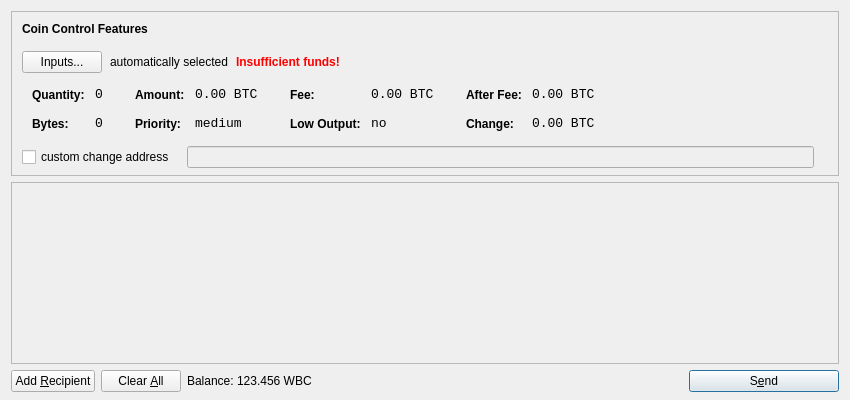
<?xml version="1.0" encoding="UTF-8"?>
<ui version="4.0">
 <class>SendCoinsDialog</class>
 <widget class="QDialog" name="SendCoinsDialog">
  <property name="geometry">
   <rect>
    <x>0</x>
    <y>0</y>
    <width>850</width>
    <height>400</height>
   </rect>
  </property>
  <property name="windowTitle">
   <string>Send Coins</string>
  </property>
  <layout class="QVBoxLayout" name="verticalLayout" stretch="0,1,0">
   <property name="bottomMargin">
    <number>8</number>
   </property>
   <item>
    <widget class="QFrame" name="frameCoinControl">
     <property name="sizePolicy">
      <sizepolicy hsizetype="Expanding" vsizetype="Expanding">
       <horstretch>0</horstretch>
       <verstretch>0</verstretch>
      </sizepolicy>
     </property>
     <property name="maximumSize">
      <size>
       <width>16777215</width>
       <height>16777215</height>
      </size>
     </property>
     <property name="frameShape">
      <enum>QFrame::StyledPanel</enum>
     </property>
     <property name="frameShadow">
      <enum>QFrame::Sunken</enum>
     </property>
     <layout class="QVBoxLayout" name="verticalLayoutCoinControl2">
      <property name="spacing">
       <number>-1</number>
      </property>
      <property name="leftMargin">
       <number>0</number>
      </property>
      <property name="topMargin">
       <number>0</number>
      </property>
      <property name="rightMargin">
       <number>0</number>
      </property>
      <property name="bottomMargin">
       <number>6</number>
      </property>
      <item>
       <layout class="QVBoxLayout" name="verticalLayoutCoinControl" stretch="0,0,0,0,1">
        <property name="spacing">
         <number>0</number>
        </property>
        <property name="leftMargin">
         <number>10</number>
        </property>
        <property name="topMargin">
         <number>10</number>
        </property>
        <item>
         <layout class="QHBoxLayout" name="horizontalLayoutCoinControl1">
          <property name="bottomMargin">
           <number>15</number>
          </property>
          <item>
           <widget class="QLabel" name="labelCoinControlFeatures">
            <property name="sizePolicy">
             <sizepolicy hsizetype="Preferred" vsizetype="Maximum">
              <horstretch>0</horstretch>
              <verstretch>0</verstretch>
             </sizepolicy>
            </property>
            <property name="font">
             <font>
              <weight>75</weight>
              <bold>true</bold>
             </font>
            </property>
            <property name="styleSheet">
             <string notr="true">font-weight:bold;</string>
            </property>
            <property name="text">
             <string>Coin Control Features</string>
            </property>
           </widget>
          </item>
         </layout>
        </item>
        <item>
         <layout class="QHBoxLayout" name="horizontalLayoutCoinControl2" stretch="0,0,0,0">
          <property name="spacing">
           <number>8</number>
          </property>
          <property name="bottomMargin">
           <number>10</number>
          </property>
          <item>
           <widget class="QPushButton" name="pushButtonCoinControl">
            <property name="styleSheet">
             <string notr="true"/>
            </property>
            <property name="text">
             <string>Inputs...</string>
            </property>
           </widget>
          </item>
          <item>
           <widget class="QLabel" name="labelCoinControlAutomaticallySelected">
            <property name="text">
             <string>automatically selected</string>
            </property>
            <property name="margin">
             <number>5</number>
            </property>
           </widget>
          </item>
          <item>
           <widget class="QLabel" name="labelCoinControlInsuffFunds">
            <property name="font">
             <font>
              <weight>75</weight>
              <bold>true</bold>
             </font>
            </property>
            <property name="styleSheet">
             <string notr="true">color:red;font-weight:bold;</string>
            </property>
            <property name="text">
             <string>Insufficient funds!</string>
            </property>
            <property name="margin">
             <number>5</number>
            </property>
           </widget>
          </item>
          <item>
           <spacer name="horizontalSpacerCoinControl">
            <property name="orientation">
             <enum>Qt::Horizontal</enum>
            </property>
            <property name="sizeHint" stdset="0">
             <size>
              <width>40</width>
              <height>1</height>
             </size>
            </property>
           </spacer>
          </item>
         </layout>
        </item>
        <item>
         <widget class="QWidget" name="widgetCoinControl" native="true">
          <property name="sizePolicy">
           <sizepolicy hsizetype="Preferred" vsizetype="Preferred">
            <horstretch>0</horstretch>
            <verstretch>0</verstretch>
           </sizepolicy>
          </property>
          <property name="minimumSize">
           <size>
            <width>0</width>
            <height>0</height>
           </size>
          </property>
          <property name="styleSheet">
           <string notr="true"/>
          </property>
          <layout class="QHBoxLayout" name="horizontalLayoutCoinControl5">
           <property name="margin">
            <number>0</number>
           </property>
           <item>
            <layout class="QHBoxLayout" name="horizontalLayoutCoinControl3" stretch="0,0,0,1">
             <property name="spacing">
              <number>20</number>
             </property>
             <property name="topMargin">
              <number>0</number>
             </property>
             <property name="bottomMargin">
              <number>10</number>
             </property>
             <item>
              <layout class="QFormLayout" name="formLayoutCoinControl1">
               <property name="horizontalSpacing">
                <number>10</number>
               </property>
               <property name="verticalSpacing">
                <number>14</number>
               </property>
               <property name="leftMargin">
                <number>10</number>
               </property>
               <property name="topMargin">
                <number>4</number>
               </property>
               <property name="rightMargin">
                <number>6</number>
               </property>
               <item row="0" column="0">
                <widget class="QLabel" name="labelCoinControlQuantityText">
                 <property name="styleSheet">
                  <string notr="true">font-weight:bold;</string>
                 </property>
                 <property name="text">
                  <string>Quantity:</string>
                 </property>
                 <property name="margin">
                  <number>0</number>
                 </property>
                </widget>
               </item>
               <item row="0" column="1">
                <widget class="QLabel" name="labelCoinControlQuantity">
                 <property name="font">
                  <font>
                   <family>Monospace</family>
                   <pointsize>10</pointsize>
                  </font>
                 </property>
                 <property name="cursor">
                  <cursorShape>IBeamCursor</cursorShape>
                 </property>
                 <property name="contextMenuPolicy">
                  <enum>Qt::ActionsContextMenu</enum>
                 </property>
                 <property name="text">
                  <string notr="true">0</string>
                 </property>
                 <property name="margin">
                  <number>0</number>
                 </property>
                 <property name="textInteractionFlags">
                  <set>Qt::LinksAccessibleByMouse|Qt::TextSelectableByKeyboard|Qt::TextSelectableByMouse</set>
                 </property>
                </widget>
               </item>
               <item row="1" column="0">
                <widget class="QLabel" name="labelCoinControlBytesText">
                 <property name="styleSheet">
                  <string notr="true">font-weight:bold;</string>
                 </property>
                 <property name="text">
                  <string>Bytes:</string>
                 </property>
                </widget>
               </item>
               <item row="1" column="1">
                <widget class="QLabel" name="labelCoinControlBytes">
                 <property name="font">
                  <font>
                   <family>Monospace</family>
                   <pointsize>10</pointsize>
                  </font>
                 </property>
                 <property name="cursor">
                  <cursorShape>IBeamCursor</cursorShape>
                 </property>
                 <property name="contextMenuPolicy">
                  <enum>Qt::ActionsContextMenu</enum>
                 </property>
                 <property name="text">
                  <string notr="true">0</string>
                 </property>
                 <property name="textInteractionFlags">
                  <set>Qt::LinksAccessibleByMouse|Qt::TextSelectableByKeyboard|Qt::TextSelectableByMouse</set>
                 </property>
                </widget>
               </item>
              </layout>
             </item>
             <item>
              <layout class="QFormLayout" name="formLayoutCoinControl2">
               <property name="horizontalSpacing">
                <number>10</number>
               </property>
               <property name="verticalSpacing">
                <number>14</number>
               </property>
               <property name="leftMargin">
                <number>6</number>
               </property>
               <property name="topMargin">
                <number>4</number>
               </property>
               <property name="rightMargin">
                <number>6</number>
               </property>
               <item row="0" column="0">
                <widget class="QLabel" name="labelCoinControlAmountText">
                 <property name="styleSheet">
                  <string notr="true">font-weight:bold;</string>
                 </property>
                 <property name="text">
                  <string>Amount:</string>
                 </property>
                 <property name="margin">
                  <number>0</number>
                 </property>
                </widget>
               </item>
               <item row="0" column="1">
                <widget class="QLabel" name="labelCoinControlAmount">
                 <property name="font">
                  <font>
                   <family>Monospace</family>
                   <pointsize>10</pointsize>
                  </font>
                 </property>
                 <property name="cursor">
                  <cursorShape>IBeamCursor</cursorShape>
                 </property>
                 <property name="contextMenuPolicy">
                  <enum>Qt::ActionsContextMenu</enum>
                 </property>
                 <property name="text">
                  <string notr="true">0.00 BTC</string>
                 </property>
                 <property name="textInteractionFlags">
                  <set>Qt::LinksAccessibleByMouse|Qt::TextSelectableByKeyboard|Qt::TextSelectableByMouse</set>
                 </property>
                </widget>
               </item>
               <item row="1" column="0">
                <widget class="QLabel" name="labelCoinControlPriorityText">
                 <property name="styleSheet">
                  <string notr="true">font-weight:bold;</string>
                 </property>
                 <property name="text">
                  <string>Priority:</string>
                 </property>
                </widget>
               </item>
               <item row="1" column="1">
                <widget class="QLabel" name="labelCoinControlPriority">
                 <property name="font">
                  <font>
                   <family>Monospace</family>
                   <pointsize>10</pointsize>
                  </font>
                 </property>
                 <property name="cursor">
                  <cursorShape>IBeamCursor</cursorShape>
                 </property>
                 <property name="contextMenuPolicy">
                  <enum>Qt::ActionsContextMenu</enum>
                 </property>
                 <property name="text">
                  <string>medium</string>
                 </property>
                 <property name="textInteractionFlags">
                  <set>Qt::LinksAccessibleByMouse|Qt::TextSelectableByKeyboard|Qt::TextSelectableByMouse</set>
                 </property>
                </widget>
               </item>
              </layout>
             </item>
             <item>
              <layout class="QFormLayout" name="formLayoutCoinControl3">
               <property name="horizontalSpacing">
                <number>10</number>
               </property>
               <property name="verticalSpacing">
                <number>14</number>
               </property>
               <property name="leftMargin">
                <number>6</number>
               </property>
               <property name="topMargin">
                <number>4</number>
               </property>
               <property name="rightMargin">
                <number>6</number>
               </property>
               <item row="0" column="0">
                <widget class="QLabel" name="labelCoinControlFeeText">
                 <property name="styleSheet">
                  <string notr="true">font-weight:bold;</string>
                 </property>
                 <property name="text">
                  <string>Fee:</string>
                 </property>
                 <property name="margin">
                  <number>0</number>
                 </property>
                </widget>
               </item>
               <item row="0" column="1">
                <widget class="QLabel" name="labelCoinControlFee">
                 <property name="font">
                  <font>
                   <family>Monospace</family>
                   <pointsize>10</pointsize>
                  </font>
                 </property>
                 <property name="cursor">
                  <cursorShape>IBeamCursor</cursorShape>
                 </property>
                 <property name="contextMenuPolicy">
                  <enum>Qt::ActionsContextMenu</enum>
                 </property>
                 <property name="text">
                  <string notr="true">0.00 BTC</string>
                 </property>
                 <property name="textInteractionFlags">
                  <set>Qt::LinksAccessibleByMouse|Qt::TextSelectableByKeyboard|Qt::TextSelectableByMouse</set>
                 </property>
                </widget>
               </item>
               <item row="1" column="0">
                <widget class="QLabel" name="labelCoinControlLowOutputText">
                 <property name="styleSheet">
                  <string notr="true">font-weight:bold;</string>
                 </property>
                 <property name="text">
                  <string>Low Output:</string>
                 </property>
                </widget>
               </item>
               <item row="1" column="1">
                <widget class="QLabel" name="labelCoinControlLowOutput">
                 <property name="font">
                  <font>
                   <family>Monospace</family>
                   <pointsize>10</pointsize>
                  </font>
                 </property>
                 <property name="cursor">
                  <cursorShape>IBeamCursor</cursorShape>
                 </property>
                 <property name="contextMenuPolicy">
                  <enum>Qt::ActionsContextMenu</enum>
                 </property>
                 <property name="text">
                  <string>no</string>
                 </property>
                 <property name="textInteractionFlags">
                  <set>Qt::LinksAccessibleByMouse|Qt::TextSelectableByKeyboard|Qt::TextSelectableByMouse</set>
                 </property>
                </widget>
               </item>
              </layout>
             </item>
             <item>
              <layout class="QFormLayout" name="formLayoutCoinControl4">
               <property name="horizontalSpacing">
                <number>10</number>
               </property>
               <property name="verticalSpacing">
                <number>14</number>
               </property>
               <property name="leftMargin">
                <number>6</number>
               </property>
               <property name="topMargin">
                <number>4</number>
               </property>
               <property name="rightMargin">
                <number>6</number>
               </property>
               <item row="0" column="0">
                <widget class="QLabel" name="labelCoinControlAfterFeeText">
                 <property name="styleSheet">
                  <string notr="true">font-weight:bold;</string>
                 </property>
                 <property name="text">
                  <string>After Fee:</string>
                 </property>
                 <property name="margin">
                  <number>0</number>
                 </property>
                </widget>
               </item>
               <item row="0" column="1">
                <widget class="QLabel" name="labelCoinControlAfterFee">
                 <property name="font">
                  <font>
                   <family>Monospace</family>
                   <pointsize>10</pointsize>
                  </font>
                 </property>
                 <property name="cursor">
                  <cursorShape>IBeamCursor</cursorShape>
                 </property>
                 <property name="contextMenuPolicy">
                  <enum>Qt::ActionsContextMenu</enum>
                 </property>
                 <property name="text">
                  <string notr="true">0.00 BTC</string>
                 </property>
                 <property name="textInteractionFlags">
                  <set>Qt::LinksAccessibleByMouse|Qt::TextSelectableByKeyboard|Qt::TextSelectableByMouse</set>
                 </property>
                </widget>
               </item>
               <item row="1" column="0">
                <widget class="QLabel" name="labelCoinControlChangeText">
                 <property name="styleSheet">
                  <string notr="true">font-weight:bold;</string>
                 </property>
                 <property name="text">
                  <string>Change:</string>
                 </property>
                </widget>
               </item>
               <item row="1" column="1">
                <widget class="QLabel" name="labelCoinControlChange">
                 <property name="font">
                  <font>
                   <family>Monospace</family>
                   <pointsize>10</pointsize>
                  </font>
                 </property>
                 <property name="cursor">
                  <cursorShape>IBeamCursor</cursorShape>
                 </property>
                 <property name="contextMenuPolicy">
                  <enum>Qt::ActionsContextMenu</enum>
                 </property>
                 <property name="text">
                  <string notr="true">0.00 BTC</string>
                 </property>
                 <property name="textInteractionFlags">
                  <set>Qt::LinksAccessibleByMouse|Qt::TextSelectableByKeyboard|Qt::TextSelectableByMouse</set>
                 </property>
                </widget>
               </item>
              </layout>
             </item>
            </layout>
           </item>
          </layout>
         </widget>
        </item>
        <item>
         <layout class="QHBoxLayout" name="horizontalLayoutCoinControl4" stretch="0,0,0">
          <property name="spacing">
           <number>12</number>
          </property>
          <property name="sizeConstraint">
           <enum>QLayout::SetDefaultConstraint</enum>
          </property>
          <property name="topMargin">
           <number>5</number>
          </property>
          <property name="rightMargin">
           <number>5</number>
          </property>
          <item>
           <widget class="QCheckBox" name="checkBoxCoinControlChange">
            <property name="text">
             <string>custom change address</string>
            </property>
           </widget>
          </item>
          <item>
           <widget class="QLineEdit" name="lineEditCoinControlChange">
            <property name="enabled">
             <bool>false</bool>
            </property>
            <property name="sizePolicy">
             <sizepolicy hsizetype="Expanding" vsizetype="Fixed">
              <horstretch>0</horstretch>
              <verstretch>0</verstretch>
             </sizepolicy>
            </property>
           </widget>
          </item>
          <item>
           <widget class="QLabel" name="labelCoinControlChangeLabel">
            <property name="sizePolicy">
             <sizepolicy hsizetype="Preferred" vsizetype="Expanding">
              <horstretch>0</horstretch>
              <verstretch>0</verstretch>
             </sizepolicy>
            </property>
            <property name="minimumSize">
             <size>
              <width>0</width>
              <height>0</height>
             </size>
            </property>
            <property name="text">
             <string/>
            </property>
            <property name="margin">
             <number>3</number>
            </property>
           </widget>
          </item>
         </layout>
        </item>
        <item>
         <spacer name="verticalSpacerCoinControl">
          <property name="orientation">
           <enum>Qt::Vertical</enum>
          </property>
          <property name="sizeHint" stdset="0">
           <size>
            <width>800</width>
            <height>1</height>
           </size>
          </property>
         </spacer>
        </item>
       </layout>
      </item>
     </layout>
    </widget>
   </item>
   <item>
    <widget class="QScrollArea" name="scrollArea">
     <property name="widgetResizable">
      <bool>true</bool>
     </property>
     <widget class="QWidget" name="scrollAreaWidgetContents">
      <property name="geometry">
       <rect>
        <x>0</x>
        <y>0</y>
        <width>830</width>
        <height>165</height>
       </rect>
      </property>
      <layout class="QVBoxLayout" name="verticalLayout_2">
       <property name="margin">
        <number>0</number>
       </property>
       <item>
        <layout class="QVBoxLayout" name="entries">
         <property name="spacing">
          <number>6</number>
         </property>
        </layout>
       </item>
       <item>
        <spacer name="verticalSpacer">
         <property name="orientation">
          <enum>Qt::Vertical</enum>
         </property>
         <property name="sizeHint" stdset="0">
          <size>
           <width>20</width>
           <height>40</height>
          </size>
         </property>
        </spacer>
       </item>
      </layout>
     </widget>
    </widget>
   </item>
   <item>
    <layout class="QHBoxLayout" name="horizontalLayout">
     <item>
      <widget class="QPushButton" name="addButton">
       <property name="toolTip">
        <string>Send to multiple recipients at once</string>
       </property>
       <property name="text">
        <string>Add &amp;Recipient</string>
       </property>
       <property name="icon">
        <iconset resource="../bitcoin.qrc">
         <normaloff>:/icons/add</normaloff>:/icons/add</iconset>
       </property>
       <property name="autoDefault">
        <bool>false</bool>
       </property>
      </widget>
     </item>
     <item>
      <widget class="QPushButton" name="clearButton">
       <property name="sizePolicy">
        <sizepolicy hsizetype="Minimum" vsizetype="Fixed">
         <horstretch>0</horstretch>
         <verstretch>0</verstretch>
        </sizepolicy>
       </property>
       <property name="toolTip">
        <string>Remove all transaction fields</string>
       </property>
       <property name="text">
        <string>Clear &amp;All</string>
       </property>
       <property name="icon">
        <iconset resource="../bitcoin.qrc">
         <normaloff>:/icons/remove</normaloff>:/icons/remove</iconset>
       </property>
       <property name="autoRepeatDelay">
        <number>300</number>
       </property>
       <property name="autoDefault">
        <bool>false</bool>
       </property>
      </widget>
     </item>
     <item>
      <layout class="QHBoxLayout" name="horizontalLayout_2">
       <property name="spacing">
        <number>3</number>
       </property>
       <item>
        <widget class="QLabel" name="label">
         <property name="text">
          <string>Balance:</string>
         </property>
        </widget>
       </item>
       <item>
        <widget class="QLabel" name="labelBalance">
         <property name="cursor">
          <cursorShape>IBeamCursor</cursorShape>
         </property>
         <property name="text">
          <string>123.456 WBC</string>
         </property>
         <property name="textInteractionFlags">
          <set>Qt::LinksAccessibleByMouse|Qt::TextSelectableByKeyboard|Qt::TextSelectableByMouse</set>
         </property>
        </widget>
       </item>
      </layout>
     </item>
     <item>
      <spacer name="horizontalSpacer">
       <property name="orientation">
        <enum>Qt::Horizontal</enum>
       </property>
       <property name="sizeHint" stdset="0">
        <size>
         <width>40</width>
         <height>20</height>
        </size>
       </property>
      </spacer>
     </item>
     <item>
      <widget class="QPushButton" name="sendButton">
       <property name="minimumSize">
        <size>
         <width>150</width>
         <height>0</height>
        </size>
       </property>
       <property name="toolTip">
        <string>Confirm the send action</string>
       </property>
       <property name="text">
        <string>S&amp;end</string>
       </property>
       <property name="icon">
        <iconset resource="../bitcoin.qrc">
         <normaloff>:/icons/send</normaloff>:/icons/send</iconset>
       </property>
       <property name="default">
        <bool>true</bool>
       </property>
      </widget>
     </item>
    </layout>
   </item>
  </layout>
 </widget>
 <resources>
  <include location="../bitcoin.qrc"/>
 </resources>
 <connections/>
</ui>
